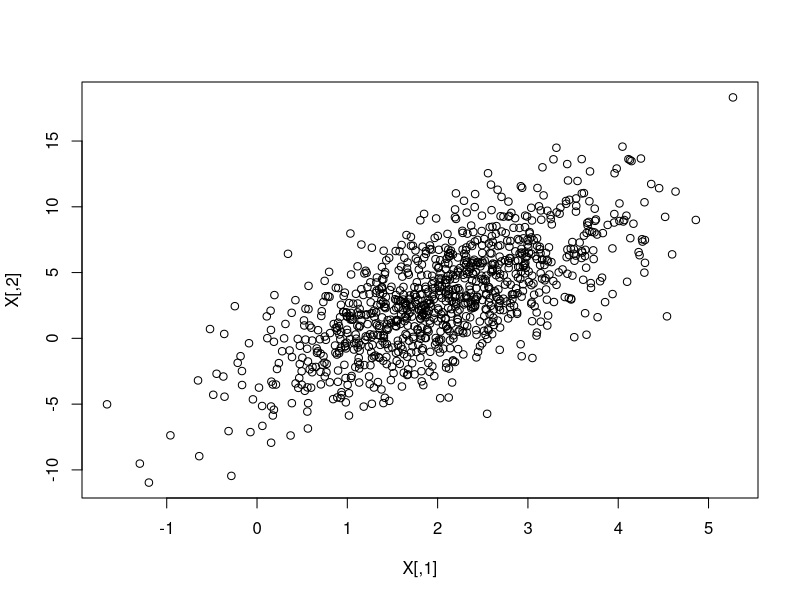

Reproduce this figure in R.
## ---- chunk 1
install.packages("mixtools")
library(mixtools)
?rmvnorm
## ---- chunk 2
n = 1000 # number of realizations
p = 0.7 # correlation factor
mu = c(2,3) # mean
sigma = c(1,4) # sigma
Cov = matrix(c(1,p*4,p*4,16),nrow=2,ncol=2) # Covariance

X = rmvnorm(n, mu, Cov) # X values

plot(X) # Scatterplot
## ---- chunk 3
p = 0.6 # Bernoulli distribution parameter
n = 1000

X = matrix(0, nrow=1000,ncol=2)

u1 = c(2,3)
u2 = c(3,2)

sigma_1 = c(0.2,0.6)
sigma_2 = c(0.4,0.3)

p1 = 0.5
p2 = 0.5

Cov_1 = matrix(c(sigma_1[1]*sigma_1[1],p1*sigma_1[1]*sigma_1[2],p1*sigma_1[2]*sigma_1[1],sigma_1[2]*sigma_1[2]),nrow=2,ncol=2)

Cov_2 = matrix(c(sigma_2[1]*sigma_2[1],p2*sigma_2[1]*sigma_2[2],p2*sigma_2[2]*sigma_2[1],sigma_2[2]*sigma_2[2]),nrow=2,ncol=2)

for (i in seq(from=1, to=n, by=1))
{
  z = rbinom(n=1,prob=p,size=1)
  if (z == 1)
  {
    X[i,] = rmvnorm(1, u1, Cov_1) # X values
  }
  else
  {
    X[i,] = rmvnorm(1, u2, Cov_2) # X Values
  }
}

## ---- chunk 4
lambda = c(0.6, 0.4)
Y = mvnormalmixEM(X, c(0.6,0.4))
res1 = Y$mu[[1]] - u1 # Compare difference between means
res2 = Y$mu[[2]] - u2 # Compare diff between means

# There seems to be smaller than 5% difference in means.
## ---- chunk 5
# Get the mean vectors only? :D
Flower_data = read.table("BlindingIris.txt", as.is= TRUE)
Flower_data = tail(Flower_data,100)

Petal_length = as.numeric(Flower_data$V1)
Petal_width = as.numeric(Flower_data$V2)

mu_length = mean(Petal_length)
mu_width = mean(Petal_width)
length_setosa_versicolor = (4.260+1.462)/2
width_setosa_versicolor = (0.246+1.326)/2
